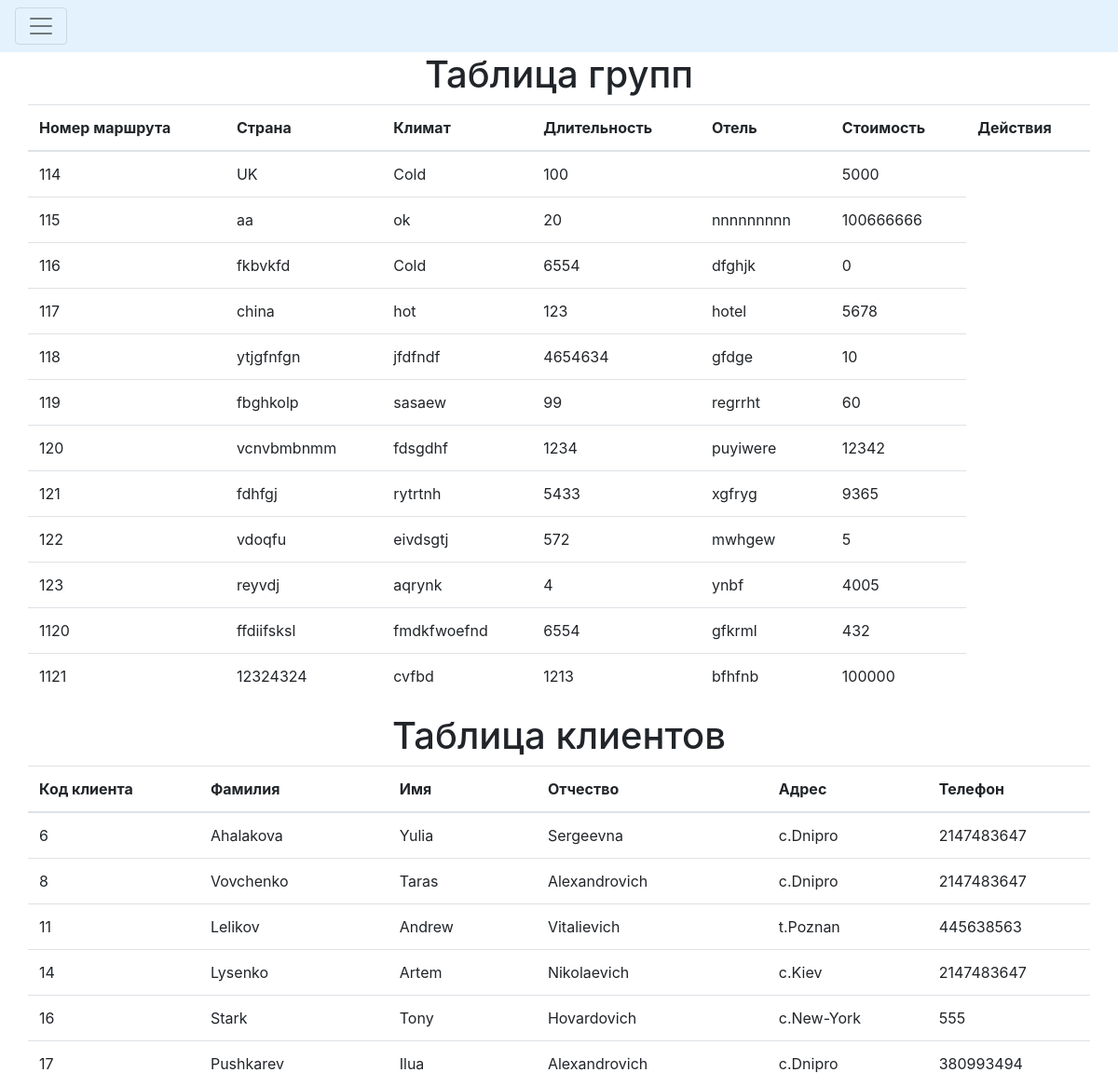
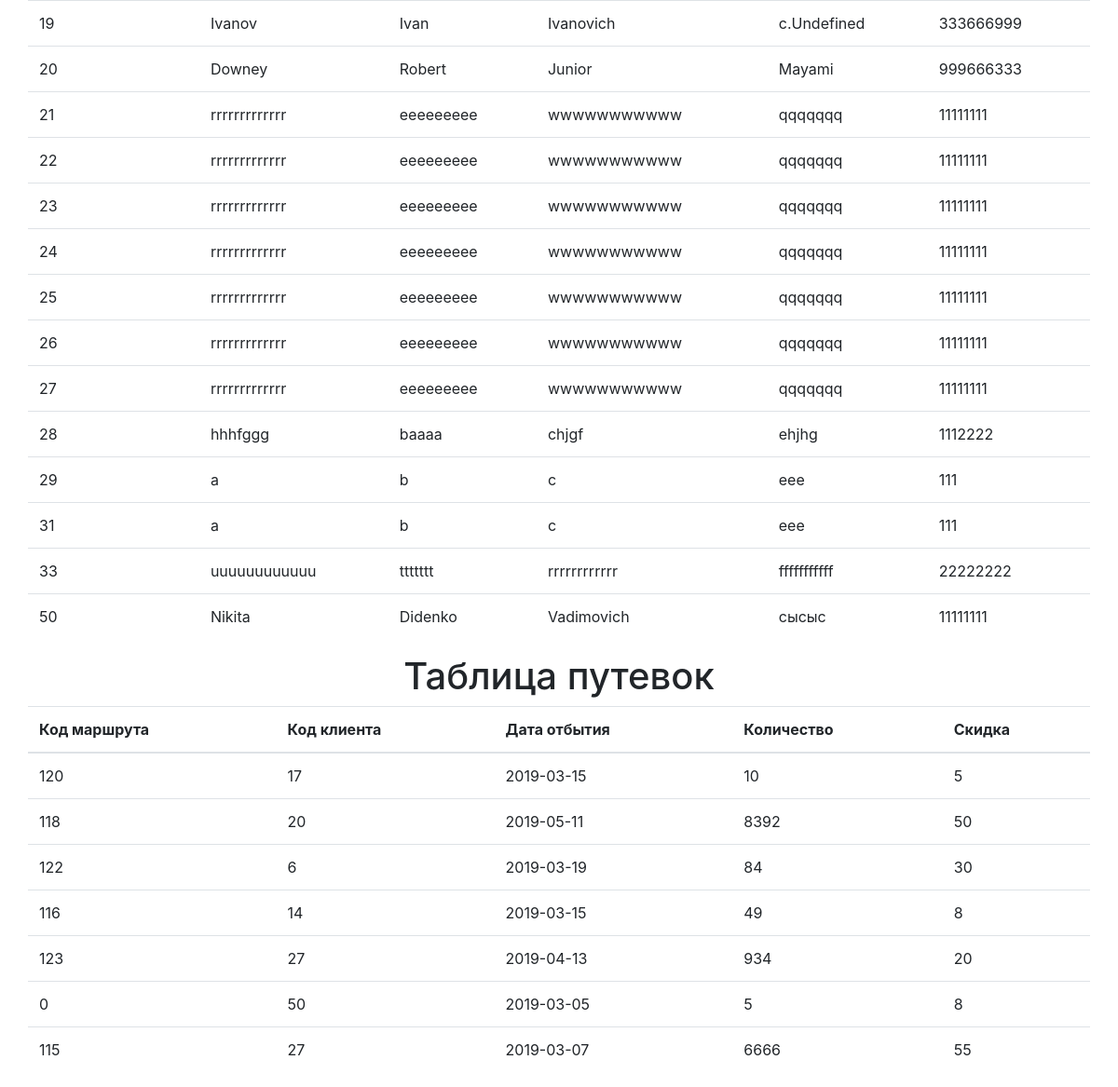
Page /output.php on the committed database (2 pictures, top to bottom).
### tables this page shows
CREATE TABLE IF NOT EXISTS `routes` (
  `id` int(11) NOT NULL AUTO_INCREMENT,
  `Country` varchar(20) NOT NULL,
  `Climate` varchar(20) NOT NULL,
  `Lasting` int(11) NOT NULL,
  `Hotel` varchar(20) NOT NULL,
  `Cost` int(11) NOT NULL,
  PRIMARY KEY (`id`),
  KEY `id_routes` (`id`)
);

CREATE TABLE IF NOT EXISTS `customers` (
  `id` int(11) NOT NULL AUTO_INCREMENT,
  `surname` varchar(20) NOT NULL,
  `name` varchar(20) NOT NULL,
  `patronymic` varchar(20) NOT NULL,
  `address` varchar(50) NOT NULL,
  `phone` int(11) NOT NULL,
  PRIMARY KEY (`id`)
);

CREATE TABLE IF NOT EXISTS `permits` (
  `id` int(10) NOT NULL AUTO_INCREMENT,
  `id_route` int(11) NOT NULL,
  `id_cust` int(11) NOT NULL,
  `date_go` date NOT NULL,
  `amount` int(11) NOT NULL,
  `discount` int(11) NOT NULL,
  PRIMARY KEY (`id`),
  KEY `id_cust` (`id_cust`)
);

### output.php (the view, shortened to what this page needs)
<!DOCTYPE html>
<html>
<head>
    <link rel="stylesheet" href="https://stackpath.bootstrapcdn.com/bootstrap/4.2.1/css/bootstrap.min.css">
</head>
    <body>
        <?php require_once 'processoutput.php'; ?>
        <div class="pos-f-t">
            <nav class="navbar navbar-light" style="background-color: #e3f2fd;">
                <button class="navbar-toggler" type="button" data-toggle="collapse" data-target="#navbarToggleExternalContent" aria-controls="navbarToggleExternalContent" aria-expanded="false" aria-label="Toggle navigation">
                    <span class="navbar-toggler-icon"></span>
                </button>
            </nav>
        </div>
        <?php
            $mysqli = new mysqli('localhost', 'root', '', 'travel_agency') or die(mysqli_error($mysqli));
            $resultroutes = $mysqli->query("SELECT * FROM routes ORDER BY id ASC") or die($mysqli->error);
            $resultcustomers = $mysqli->query("SELECT * FROM customers ORDER BY id ASC") or die($mysqli->error);
            $resultpermits = $mysqli->query("SELECT * FROM permits ORDER BY id ASC") or die($mysqli->error);
        ?>
        <div class="row justify-content-center">
            <h1>Таблица групп</h1>
        </div>
        <div class="container">
            <div class="row justify-content-center">
                <table class="table">
                    <thead>
                        <tr>
                            <th>Номер маршрута</th>
                            <th>Страна</th>
                            <th>Климат</th>
                            <th>Длительность</th>
        					<th>Отель</th>
        					<th>Стоимость</th>
                            <th>Действия</th>
                        </tr>
                    </thead>
                    <?php while ($row = $resultroutes->fetch_assoc()): ?>
                        <tr>
                            <td><?php echo $row['id']; ?></td>
                            <td><?php echo $row['Country']; ?></td>
                            <td><?php echo $row['Climate']; ?></td>
                            <td><?php echo $row['Lasting']; ?></td>
                            <td><?php echo $row['Hotel']; ?></td>
                            <td><?php echo $row['Cost']; ?></td>
    					</tr>
                    <?php endwhile; ?>
                </table>
            </div>
        </div>
        <div class="row justify-content-center">
            <h1>Таблица клиентов</h1>
        </div>
        <div class="container">
            <div class="row justify-content-center">
                <table class="table">
                    <thead>
                           <tr>
                            <th>Код клиента</th>
                            <th>Фамилия</th>
                            <th>Имя</th>
                            <th>Отчество</th>
                            <th>Адрес</th>
                            <th>Телефон</th>
                        </tr>
                    </thead>
                    <?php while ($row = $resultcustomers->fetch_assoc()): ?>
                        <tr>
                            <td><?php echo $row['id']; ?></td>
                            <td><?php echo $row['surname']; ?></td>
                            <td><?php echo $row['name']; ?></td>
                            <td><?php echo $row['patronymic']; ?></td>
                            <td><?php echo $row['address']; ?></td>
                            <td><?php echo $row['phone']; ?></td>
                        </tr>
                    <?php endwhile; ?>
                </table>
            </div>
        </div>
        <div class="row justify-content-center">
            <h1>Таблица путевок</h1>
        </div>
        <div class="container">
            <div class="row justify-content-center">
                <table class="table">
                    <thead>
                        <tr>
                            <th>Код маршрута</th>
                            <th>Код клиента</th>
                            <th>Дата отбытия</th>
                            <th>Количество</th>
                            <th>Скидка</th>
                        </tr>
                    </thead>
                    <?php while ($row = $resultpermits->fetch_assoc()): ?>
                        <tr>
                            <td><?php echo $row['id_route']; ?></td>
                            <td><?php echo $row['id_cust']; ?></td>
                            <td><?php echo $row['date_go']; ?></td>
                            <td><?php echo $row['amount']; ?></td>
                            <td><?php echo $row['discount']; ?></td>
                        </tr>
                    <?php endwhile; ?>
                </table>
            </div>
        </div>
    </body>
</html>

### rows in the picture
routes: id "114", Country "UK", Climate "Cold", Lasting "100", Cost "5000"
routes: id "115", Country "aa", Climate "ok", Lasting "20", Hotel "nnnnnnnnn", Cost "100666666"
routes: id "116", Country "fkbvkfd", Climate "Cold", Lasting "6554", Hotel "dfghjk", Cost "0"
routes: id "117", Country "china", Climate "hot", Lasting "123", Hotel "hotel", Cost "5678"
routes: id "118", Country "ytjgfnfgn", Climate "jfdfndf", Lasting "4654634", Hotel "gfdge", Cost "10"
routes: id "119", Country "fbghkolp", Climate "sasaew", Lasting "99", Hotel "regrrht", Cost "60"
routes: id "120", Country "vcnvbmbnmm", Climate "fdsgdhf", Lasting "1234", Hotel "puyiwere", Cost "12342"
routes: id "121", Country "fdhfgj", Climate "rytrtnh", Lasting "5433", Hotel "xgfryg", Cost "9365"
routes: id "122", Country "vdoqfu", Climate "eivdsgtj", Lasting "572", Hotel "mwhgew", Cost "5"
routes: id "123", Country "reyvdj", Climate "aqrynk", Lasting "4", Hotel "ynbf", Cost "4005"
routes: id "1120", Country "ffdiifsksl", Climate "fmdkfwoefnd", Lasting "6554", Hotel "gfkrml", Cost "432"
routes: id "1121", Country "12324324", Climate "cvfbd", Lasting "1213", Hotel "bfhfnb", Cost "100000"
customers: id "6", surname "Ahalakova", name "Yulia", patronymic "Sergeevna", address "c.Dnipro", phone "2147483647"
customers: id "8", surname "Vovchenko", name "Taras", patronymic "Alexandrovich", address "c.Dnipro", phone "2147483647"
customers: id "11", surname "Lelikov", name "Andrew", patronymic "Vitalievich", address "t.Poznan", phone "445638563"
customers: id "14", surname "Lysenko", name "Artem", patronymic "Nikolaevich", address "c.Kiev", phone "2147483647"
customers: id "16", surname "Stark", name "Tony", patronymic "Hovardovich", address "c.New-York", phone "555"
customers: id "17", surname "Pushkarev", name "Ilua", patronymic "Alexandrovich", address "c.Dnipro", phone "380993494"
customers: id "19", surname "Ivanov", name "Ivan", patronymic "Ivanovich", address "c.Undefined", phone "333666999"
customers: id "20", surname "Downey", name "Robert", patronymic "Junior", address "Mayami", phone "999666333"
customers: id "21", surname "rrrrrrrrrrrrr", name "eeeeeeeee", patronymic "wwwwwwwwwww", address "qqqqqqq", phone "11111111"
customers: id "22", surname "rrrrrrrrrrrrr", name "eeeeeeeee", patronymic "wwwwwwwwwww", address "qqqqqqq", phone "11111111"
customers: id "23", surname "rrrrrrrrrrrrr", name "eeeeeeeee", patronymic "wwwwwwwwwww", address "qqqqqqq", phone "11111111"
customers: id "24", surname "rrrrrrrrrrrrr", name "eeeeeeeee", patronymic "wwwwwwwwwww", address "qqqqqqq", phone "11111111"
customers: id "25", surname "rrrrrrrrrrrrr", name "eeeeeeeee", patronymic "wwwwwwwwwww", address "qqqqqqq", phone "11111111"
customers: id "26", surname "rrrrrrrrrrrrr", name "eeeeeeeee", patronymic "wwwwwwwwwww", address "qqqqqqq", phone "11111111"
customers: id "27", surname "rrrrrrrrrrrrr", name "eeeeeeeee", patronymic "wwwwwwwwwww", address "qqqqqqq", phone "11111111"
customers: id "28", surname "hhhfggg", name "baaaa", patronymic "chjgf", address "ehjhg", phone "1112222"
customers: id "29", surname "a", name "b", patronymic "c", address "eee", phone "111"
customers: id "31", surname "a", name "b", patronymic "c", address "eee", phone "111"
customers: id "33", surname "uuuuuuuuuuuu", name "ttttttt", patronymic "rrrrrrrrrrrr", address "fffffffffff", phone "22222222"
customers: id "50", surname "Nikita", name "Didenko", patronymic "Vadimovich", address "сысыс", phone "11111111"
permits: id_route "120", id_cust "17", date_go "2019-03-15", amount "10", discount "5"
permits: id_route "118", id_cust "20", date_go "2019-05-11", amount "8392", discount "50"
permits: id_route "122", id_cust "6", date_go "2019-03-19", amount "84", discount "30"
permits: id_route "116", id_cust "14", date_go "2019-03-15", amount "49", discount "8"
permits: id_route "123", id_cust "27", date_go "2019-04-13", amount "934", discount "20"
permits: id_route "0", id_cust "50", date_go "2019-03-05", amount "5", discount "8"
permits: id_route "115", id_cust "27", date_go "2019-03-07", amount "6666", discount "55"
